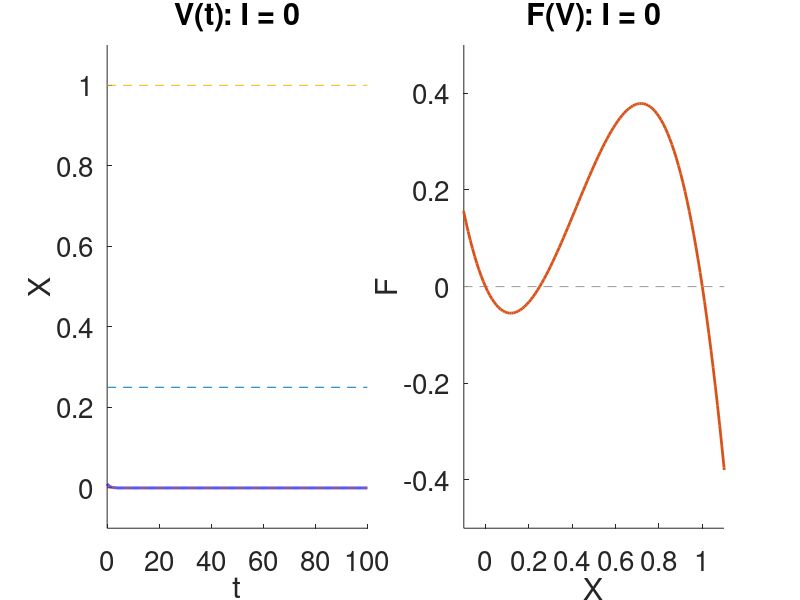
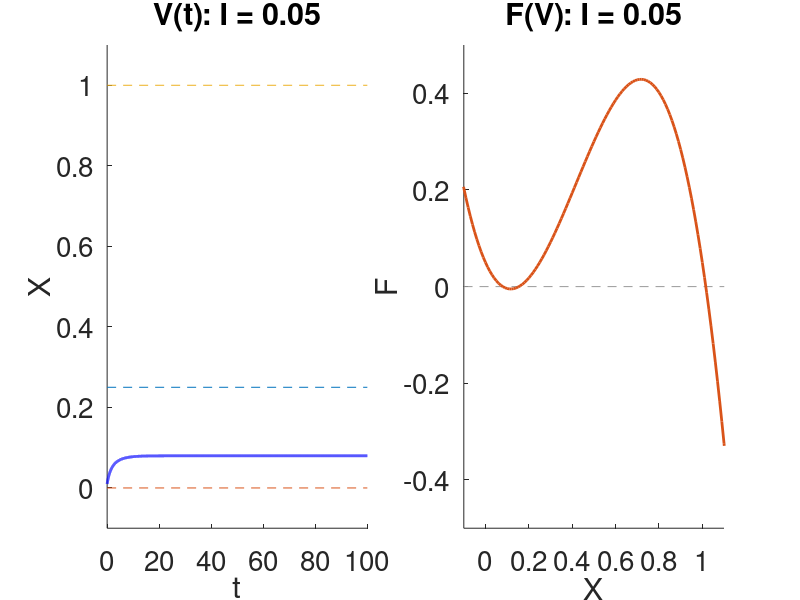
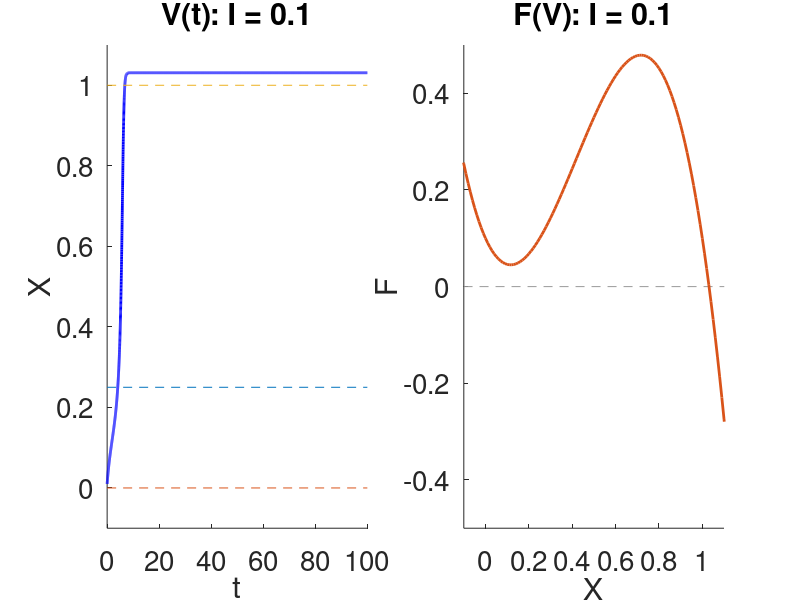

These figures' MATLAB source, in order:
% Matthew Kobilas
% Professor Horacio Rotstein
% MATH 430-001
% 18 September 2019

% Solution of the logistic growth with a threshold equation
% Numerical method: modified Euler (Runge-Kutta, order 2)

clearvars;
close all;

% ODE
% Equation (2) from the homework
% X' = -r (1-X/T) ( 1 - X/K) X + I;
% r, K, T, and I are constants
% T and K represent the threshold (V_th) and saturation (V_sat) V levels
%   for the unbiased case (I = 0).
% I represents the current applied to the system
%   For I = 0, V_th = T and V_sat = K

% Plot 1 appears to be the Voltage (X) vs. Time (t)
% Plot 2 appears to be the Voltage (X) vs. F

Tmax = 100;
dt = 0.01;
t = 0:dt:Tmax;
r = 1;
T = 0.25;
K = 1;
logthr=@(x) -r*x.*(1-x/T).*(1-x/K);

I = 0;
x = zeros(1,length(t));
x(1) = 0.01;
for j=1:length(t)-1
    k1x = logthr(x(j))+I;
    ax = x(j)+k1x*dt;
    k2x = logthr(ax)+I;
    x(j+1)=x(j)+(k1x+k2x)*dt/2;
end
xx = -1:0.01:2;
figure(2)
hFig = figure(2);
set(hFig, 'Position', [40 400 1000 500]); 
subplot(1,2,1)
hold on
plot(t,x,'-b','linewidth',2);
plot([0 Tmax],[T T],'--');
plot([0 Tmax],[0 0]','--');
plot([0 Tmax],[K K],'--');
axis([0 Tmax -0.1 1.1]);
set(gca,'fontsize',20);
title('V(t): I = 0');
xlabel('t');
ylabel('X');
subplot(1,2,2)
hold on
plot([xx(1)-1 xx(end)+1],[0 0],'--','Color',[.6 .6 .6]);
plot(xx,logthr(xx)+I,'linewidth',2);
axis([-0.1 1.1 -0.5 0.5]);
set(gca,'fontsize',20);
xlabel('X');
ylabel('F');
title('F(V): I = 0');

I = 0.05;
x = zeros(1,length(t));
x(1) = 0.01;
for j=1:length(t)-1
    k1x = logthr(x(j))+I;
    ax = x(j)+k1x*dt;
    k2x = logthr(ax)+I;
    x(j+1)=x(j)+(k1x+k2x)*dt/2;
end
xx = -1:0.01:2;
figure(3)
hFig = figure(3);
set(hFig, 'Position', [40 400 1000 500]); 
subplot(1,2,1)
hold on
plot(t,x,'-b','linewidth',2);
plot([0 Tmax],[T T],'--');
plot([0 Tmax],[0 0]','--');
plot([0 Tmax],[K K],'--');
axis([0 Tmax -0.1 1.1]);
set(gca,'fontsize',20);
title('V(t): I = 0.05');
xlabel('t');
ylabel('X');
subplot(1,2,2)
hold on
plot([xx(1)-1 xx(end)+1],[0 0],'--','Color',[.6 .6 .6]);
plot(xx,logthr(xx)+I,'linewidth',2);
axis([-0.1 1.1 -0.5 0.5]);
set(gca,'fontsize',20);
xlabel('X');
ylabel('F');
title('F(V): I = 0.05');

I = 0.1;
x = zeros(1,length(t));
x(1) = 0.01;
for j=1:length(t)-1
    k1x = logthr(x(j))+I;
    ax = x(j)+k1x*dt;
    k2x = logthr(ax)+I;
    x(j+1)=x(j)+(k1x+k2x)*dt/2;
end
xx = -1:0.01:2;
figure(4)
hFig = figure(4);
set(hFig, 'Position', [40 400 1000 500]); 
subplot(1,2,1)
hold on
plot(t,x,'-b','linewidth',2);
plot([0 Tmax],[T T],'--');
plot([0 Tmax],[0 0]','--');
plot([0 Tmax],[K K],'--');
axis([0 Tmax -0.1 1.1]);
set(gca,'fontsize',20);
title('V(t): I = 0.1');
xlabel('t');
ylabel('X');
subplot(1,2,2)
hold on
plot([xx(1)-1 xx(end)+1],[0 0],'--','Color',[.6 .6 .6]);
plot(xx,logthr(xx)+I,'linewidth',2);
axis([-0.1 1.1 -0.5 0.5]);
set(gca,'fontsize',20);
xlabel('X');
ylabel('F');
title('F(V): I = 0.1');